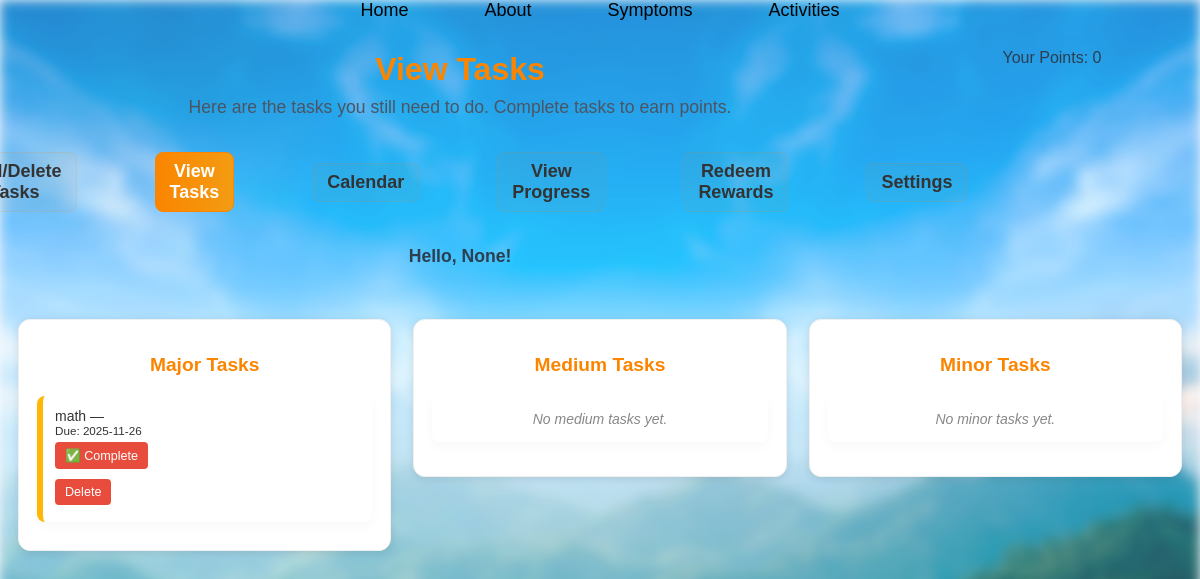
/viewtasks, run on an earlier commit of the app's database.
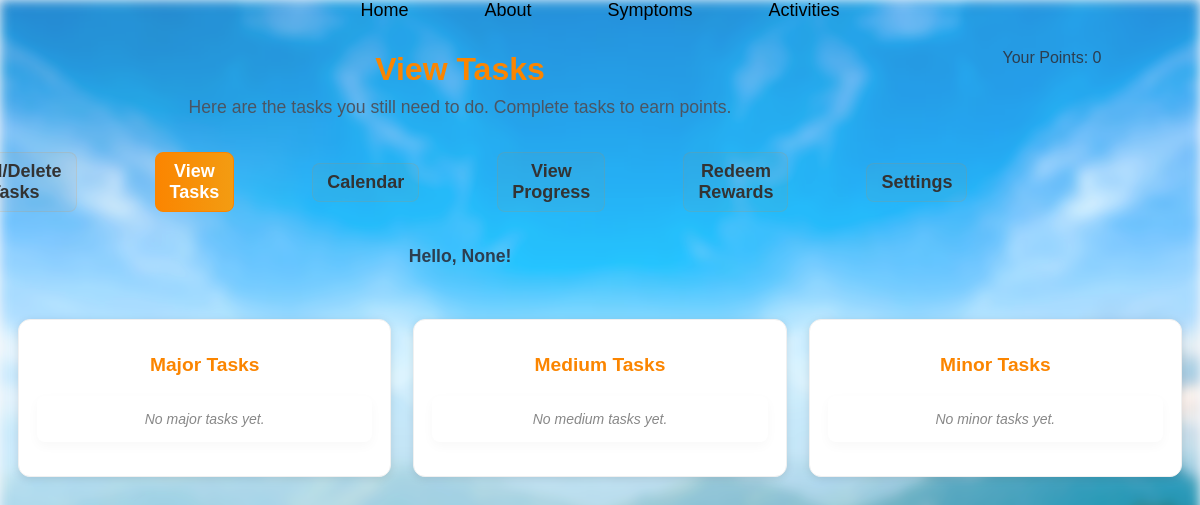
And on a later commit of the database.
### tables this page shows
CREATE TABLE tasks (
            id INTEGER PRIMARY KEY AUTOINCREMENT,
            name TEXT NOT NULL,
            date TEXT,
            importance TEXT NOT NULL,
            user TEXT
        , completed INTEGER DEFAULT 0, completed_at TEXT, duration INTEGER, time TEXT);

### app.py (the view, shortened to what this page needs)
@app.route('/viewtasks')
def view_tasks():
    tasks = get_tasks_grouped()
    username = session.get('user') if session else None
    points = 0
    is_parent = False
    return render_template('viewtasks.html', tasks=tasks, username=username, points=points, is_parent=is_parent)

### app.py (called while the page is built)
def get_db_conn():
    conn = sqlite3.connect(DB_PATH)
    conn.row_factory = sqlite3.Row
    return conn

### templates/viewtasks.html (shortened to what this page needs)
<!DOCTYPE html>
<html lang="en">
<head>
  <link rel="stylesheet" href="{{ url_for('static', filename='activitiesstyle.css') }}">
  <link rel="stylesheet" href="{{ url_for('static', filename='calendar.css') }}">
  <link rel="stylesheet" href="{{ url_for('static', filename='activities_adaptive.css') }}">
</head>
<body>
  <div class="page-content">
  <div class="menu">
    <ul>
      <li><a href="{{ url_for('home') }}">Home</a></li>
      <li><a href="{{ url_for('about') }}">About</a></li>
      <li><a href="{{ url_for('symptoms') }}">Symptoms</a></li>
      <li><a href="{{ url_for('activities') }}">Activities</a></li>
    </ul>
  </div>
  <div class="front">
    <div class="front-header">
      <div class="front-header-left">
        <h1 class="page-title">View Tasks</h1>
        <p class="description">Here are the tasks you still need to do. Complete tasks to earn points.</p>
        <ul class="Tabs">
          <li><a href="{{ url_for('activities') }}">Add/Delete Tasks</a></li>
          <li><a class="active" href="{{ url_for('view_tasks') }}">View Tasks</a></li>
          <li><a href="{{ url_for('calendar') }}">Calendar</a></li>
          <li><a href="{{ url_for('progress') }}">View Progress</a></li>
          <li><a href="{{ url_for('redeem') }}">Redeem Rewards</a></li>
          <li><a href="{{ url_for('settings') }}">Settings</a></li>
        </ul>
        <h2 id="greeting"> Hello, {{ username }}!</h2>
      </div>
      <div class="front-header-right">
        <div id="points">Your Points: {{ points }}</div>
      </div>
    </div>
  </div>
  <div class="activities-container">
    <div class="activities-main">
      <div class="task-sections">
    <div class="task-section">
      <h2>Major Tasks</h2>
      <ul>
        {% for task in tasks['Major'] %}
        <li>
          {{ task.name }} — <small>Due: {{ task.date }}</small>
          <form action="{{ url_for('complete_task', importance='Major', task_index=loop.index0) }}" method="post" style="display:inline;">
            <button type="submit">✅ Complete</button>
          </form>
          <form action="{{ url_for('delete_task', importance='Major', task_index=loop.index0) }}" method="post" style="display:inline;">
            <button type="submit">Delete</button>
          </form>
        </li>
        {% else %}
        <li class="empty">No major tasks yet.</li>
        {% endfor %}
      </ul>
    </div>
    <div class="task-section">
      <h2>Medium Tasks</h2>
      <ul>
        {% for task in tasks['Medium'] %}
        <li>
          {{ task.name }} — <small>Due: {{ task.date }}</small>
          <form action="{{ url_for('complete_task', importance='Medium', task_index=loop.index0) }}" method="post" style="display:inline;">
            <button type="submit">✅ Complete</button>
          </form>
          <form action="{{ url_for('delete_task', importance='Medium', task_index=loop.index0) }}" method="post" style="display:inline;">
            <button type="submit">Delete</button>
          </form>
        </li>
        {% else %}
        <li class="empty">No medium tasks yet.</li>
        {% endfor %}
      </ul>
    </div>
    <div class="task-section">
      <h2>Minor Tasks</h2>
      <ul>
        {% for task in tasks['Minor'] %}
        <li>
          {{ task.name }} — <small>Due: {{ task.date }}</small>
          <form action="{{ url_for('complete_task', importance='Minor', task_index=loop.index0) }}" method="post" style="display:inline;">
            <button type="submit">✅ Complete</button>
          </form>
          <form action="{{ url_for('delete_task', importance='Minor', task_index=loop.index0) }}" method="post" style="display:inline;">
            <button type="submit">Delete</button>
          </form>
        </li>
        {% else %}
        <li class="empty">No minor tasks yet.</li>
        {% endfor %}
      </ul>
    </div>
      </div>
    </div>
  </div>
  </div>
</body>
</html>

What changed in the data, as far as the page shows it:
no longer on this page (row edited): tasks: name "math", date "2025-11-26"
Also different on the page:
text now shown: "No major tasks yet."
